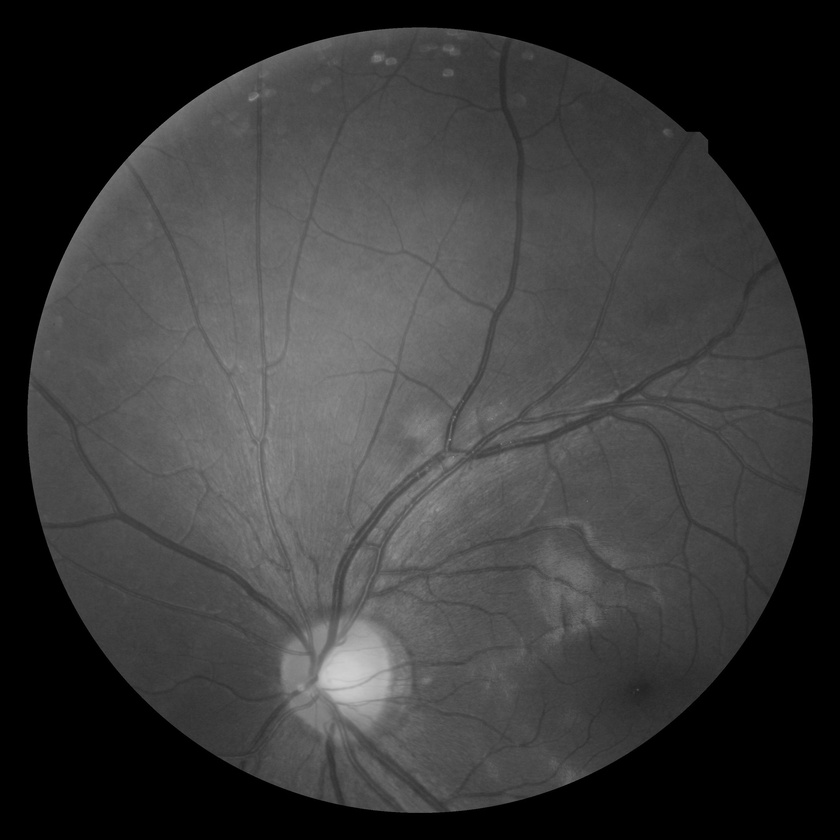
#> input picture Midterm_Course_Project/retina.jpg, 840 x 840 px, shrunk from 2912 x 2912 before the run
$ python q1.py
#> lines starting #> are read from the running program, lines starting #| are printed output that depends on the picture; after the words box and inside, x2 and y2 are one past the last pixel; in counts of white or black regions, pixels touching at a corner belong together
import cv2 as cv
import numpy as np
import matplotlib.pyplot as plt

#show the image
retina = cv.imread('retina.jpg')
#> retina is the input picture: shape (840, 840, 3); min 0, max 207, mean 58.1
cv.imshow('retina',retina)
cv.waitKey(0)
#size of image=(width,height,number of channel)
rshape=np.shape(retina)
#> rshape = (840, 840, 3)
print('size:',rshape[0] ,'×', rshape[1])
#| size: 840 × 840
#type of image
print('type:',retina.dtype)
#| type: uint8

# number  of channel of image=3(rgb)
print("channel : ", rshape[2])
#| channel :  3
#blue, green, red = cv.split(retina)

#show channels
#cv.imshow('red',red) # Display the red channel in the image
#cv.imshow('blue',blue) # Display the red channel in the image
#cv.imshow('green',green) # Display the red channel in the image
gray_retina = cv.imread('retina.jpg',0)
#> gray_retina: shape (840, 840); min 0, max 207, mean 58.1


#a)memory=size of imge(grayscale) *(number of channel)
#channelnum=3
#size of imge(grayscale)
print(gray_retina.shape)
#| (840, 840)
#memory storage
#memory=channelnum * gray_retina.shape
#print('memory:',memory)


#histogram tasvir tak kanale
#we plot a histogram, ravel() flatens our image array
plt.hist(gray_retina.ravel(), bins=256)
plt.title('histogram retina')
plt.show()
#> figure, not shown here; tallest bar 214294 high, from x = 0 to 0.809

retina_sub = cv.imread('retina_sub.jpg',0)
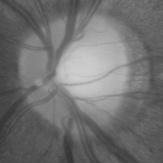
#> input picture Midterm_Course_Project/retina_sub.jpg, 163 x 163 px, shrunk from 565 x 565 before the run
#> retina_sub is the input picture: shape (163, 163); min 51, max 207, mean 112.8
#find the shape of image
shape_sub = np.shape(retina_sub)
#> shape_sub = (163, 163)
print(shape_sub)
#| (163, 163)
hists, bins = np.histogram(retina_sub.ravel(), bins=64)
#> hists = 64 values, max 1378 at index 13, min 18 at index 0, mean 415.1; bins = 65 values from 51 to 207
#we plot a histogram, ravel() flatens our image array
#plt.hist(retina_sub.ravel(),256,[0,256])
#plt.title('histogram retina_sub')
#plt.show()
#c)
hist_sub , bins = np.histogram(retina_sub.ravel(), bins=64)
#> hist_sub has the same summary as hists
# this is a big number
maxdiff = 100000000
# step is 80
for i in np.arange(0,rshape[0]-shape_sub[0],80):
    for j in np.arange(0,rshape[1]-shape_sub[1],80):
        # getting histogram of a window of retina
        hist , bins=np.histogram(gray_retina[i:shape_sub[0]+i,j:shape_sub[1]+j].ravel(),bins=64)
        #calculate difference of window and retina_sub
        diff = np.sum(np.abs(hist_sub - hist))
        #if window was more similar , pick it up
        if diff < maxdiff:
            #pick x,y and diff amount of maximum similarity
            maxx , maxy , maxdiff = i , j , diff
#> after the loop, maxdiff = 9752; maxx = 560; maxy = 240


# histogram of retina_sub and bins=256
hist_sub , bins = np.histogram(retina_sub.ravel(), bins=256)
#> hist_sub = 256 values, max 498 at index 60, min 0 at index 2, mean 103.8; bins = 257 values from 51 to 207
# another big number
maxdiff = 1000000000000
for i in np.arange(maxx-80,maxx+80,10):
    for j in np.arange(maxy-80,maxy+80,10):
        # hist,binss = cv.calcHist(retina[i:shape_sub[0]-i,j:shape_sub[1]-j].ravel(), 64,[0,256])
        hist , bins=np.histogram(retina[i:shape_sub[0]+i,j:shape_sub[1]+j].ravel(),bins=256)
        # print((hist_sub - hist))
        diff = np.sum(np.abs(hist_sub - hist))
        #if window was more similar , pick it up
        if diff < maxdiff:
            #pick x,y and diff amount of maximum similarity
            maxx , maxy , maxdiff = i , j , diff
#> after the loop, maxdiff = 53138; maxx = 550; maxy = 210


#show founded image
plt.imshow(retina[maxx:shape_sub[0]+maxx,maxy:shape_sub[1]+maxy] , cmap='gray' , vmin = 0 ,vmax= 256)
plt.title("similarity founded here")
plt.axis(False)
plt.show()
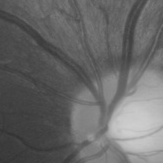
#> shown: shape (163, 163, 3); min 51, max 207, mean 103.3


#d)
def bitplaneslicing(img):
    # Iterate over each pixel and change pixel value to binary using np.binary_repr() and store it in a list.
    lst = []
    for i in range(img.shape[0]):
        for j in range(img.shape[1]):
            # this have to repare

            lst.append(np.binary_repr(img[i][j], width=8))  # width = no. of bits
#> after the loop, lst = 705600 items

    # We have a list of strings where each string represents binary pixel value. To extract bit planes we need to iterate over the strings and store the characters corresponding to bit planes into lists.
    # Multiply with 2^(n-1) and reshape to reconstruct the bit image.
    eight_bit_img = (np.array([int(i[0]) for i in lst], dtype=np.uint8) * 128).reshape(img.shape[0], img.shape[1])
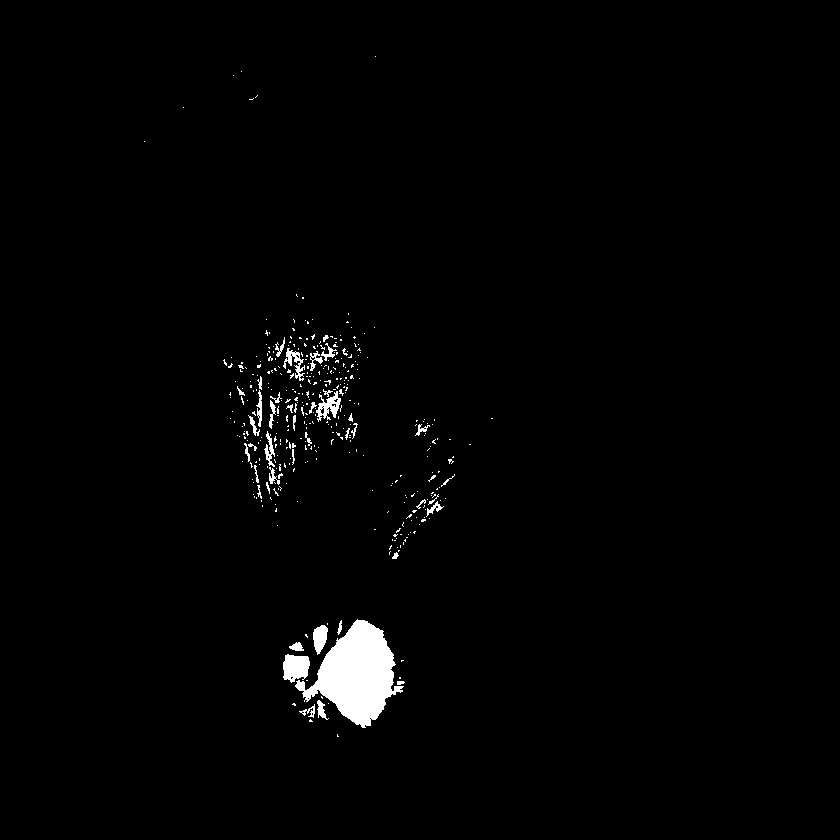
#> eight_bit_img: shape (840, 840); values 0 (black) and 128 (white), 1.5% white; 391 white regions (349 under 20 px), largest, box (x1, y1, x2, y2) and area: (295, 619, 404, 728) 5957, (283, 654, 310, 683) 590, (316, 391, 341, 422) 356
    seven_bit_img = (np.array([int(i[1]) for i in lst], dtype=np.uint8) * 64).reshape(img.shape[0], img.shape[1])
#> seven_bit_img: shape (840, 840); values 0 (black) and 64 (white), 56% white; 1117 black regions (1042 under 20 px), largest, box (x1, y1, x2, y2) and area: (0, 0, 840, 840) 296840, (295, 619, 404, 728) 4814, (283, 654, 310, 683) 590
    six_bit_img = (np.array([int(i[2]) for i in lst], dtype=np.uint8) * 32).reshape(img.shape[0], img.shape[1])
#> six_bit_img: shape (840, 840); values 0 (black) and 32 (white), 29.3% white; 1542 white regions (1447 under 20 px), largest, box (x1, y1, x2, y2) and area: (126, 181, 491, 624) 91550, (402, 34, 813, 772) 62723, (76, 605, 280, 777) 11900
    five_bit_img = (np.array([int(i[3]) for i in lst], dtype=np.uint8) * 16).reshape(img.shape[0], img.shape[1])
#> five_bit_img: shape (840, 840); values 0 (black) and 16 (white), 35.7% white; 2763 white regions (2616 under 20 px), largest, box (x1, y1, x2, y2) and area: (30, 27, 813, 813) 186168, (190, 252, 420, 558) 34089, (77, 605, 280, 779) 11892
    four_bit_img = (np.array([int(i[4]) for i in lst], dtype=np.uint8) * 8).reshape(img.shape[0], img.shape[1])
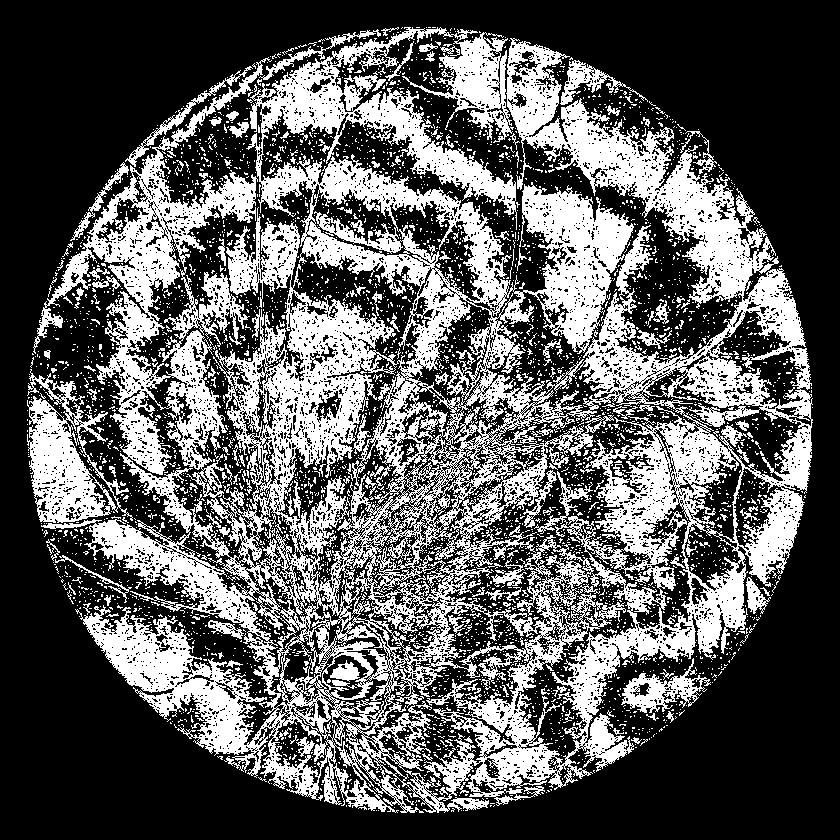
#> four_bit_img: shape (840, 840); values 0 (black) and 8 (white), 35.8% white; 4204 white regions (4008 under 20 px), largest, box (x1, y1, x2, y2) and area: (33, 27, 813, 813) 217819, (27, 369, 133, 523) 6761, (621, 658, 711, 713) 1779
    three_bit_img = (np.array([int(i[5]) for i in lst], dtype=np.uint8) * 4).reshape(img.shape[0], img.shape[1])
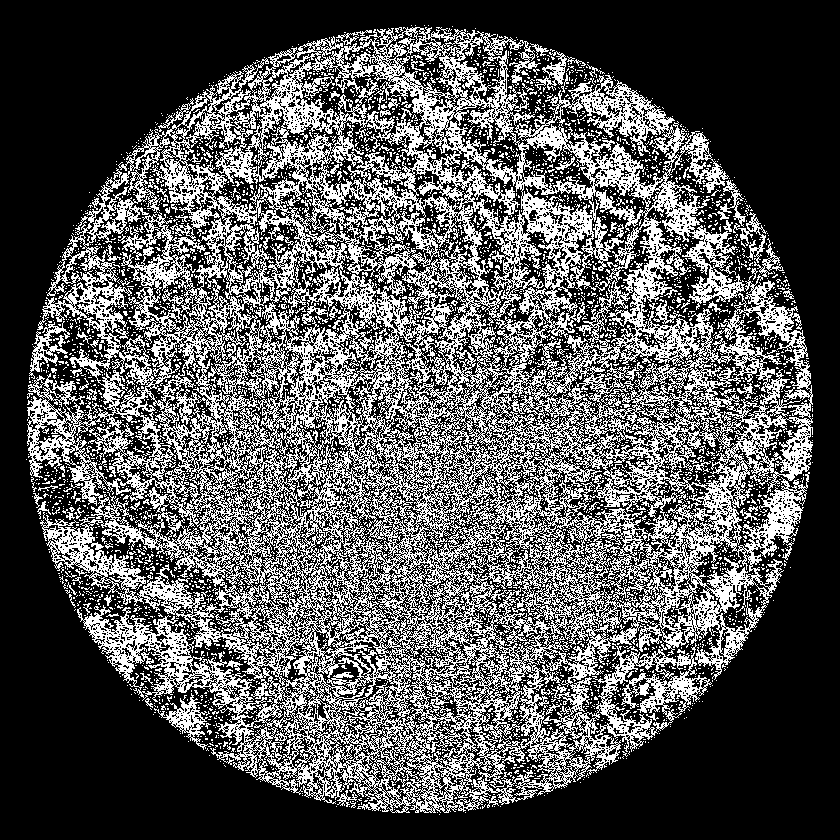
#> three_bit_img: shape (840, 840); values 0 (black) and 4 (white), 34.2% white in thin lines or dots, all inside (x1, y1, x2, y2) = (26, 25, 813, 815)
    two_bit_img = (np.array([int(i[6]) for i in lst], dtype=np.uint8) * 2).reshape(img.shape[0], img.shape[1])
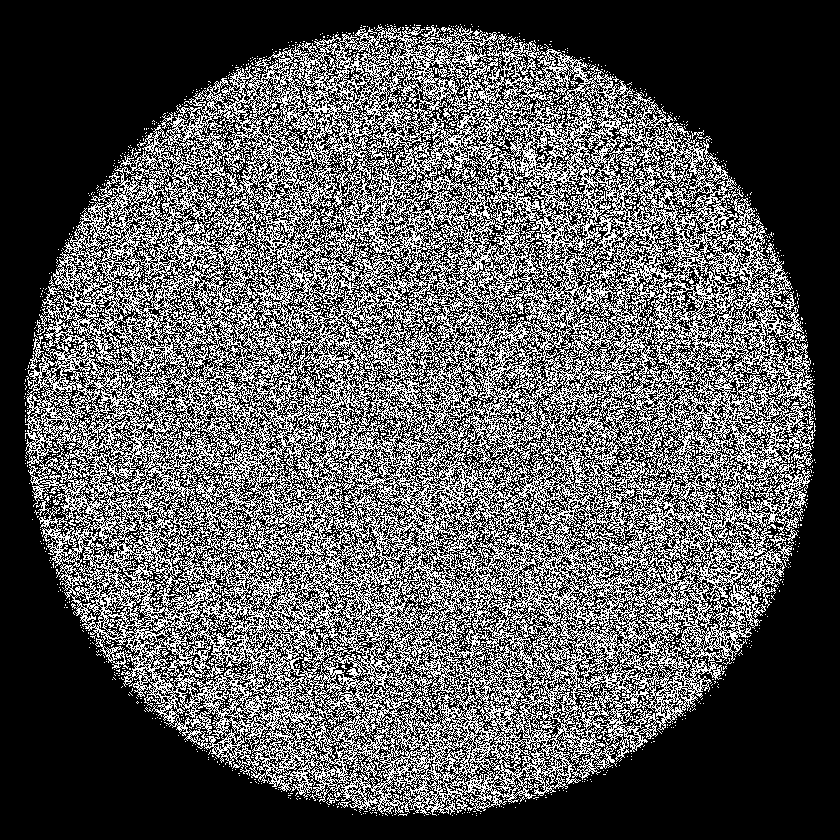
#> two_bit_img: shape (840, 840); values 0 (black) and 2 (white), 34.7% white in thin lines or dots, all inside (x1, y1, x2, y2) = (24, 24, 816, 816)
    one_bit_img = (np.array([int(i[7]) for i in lst], dtype=np.uint8) * 1).reshape(img.shape[0], img.shape[1])
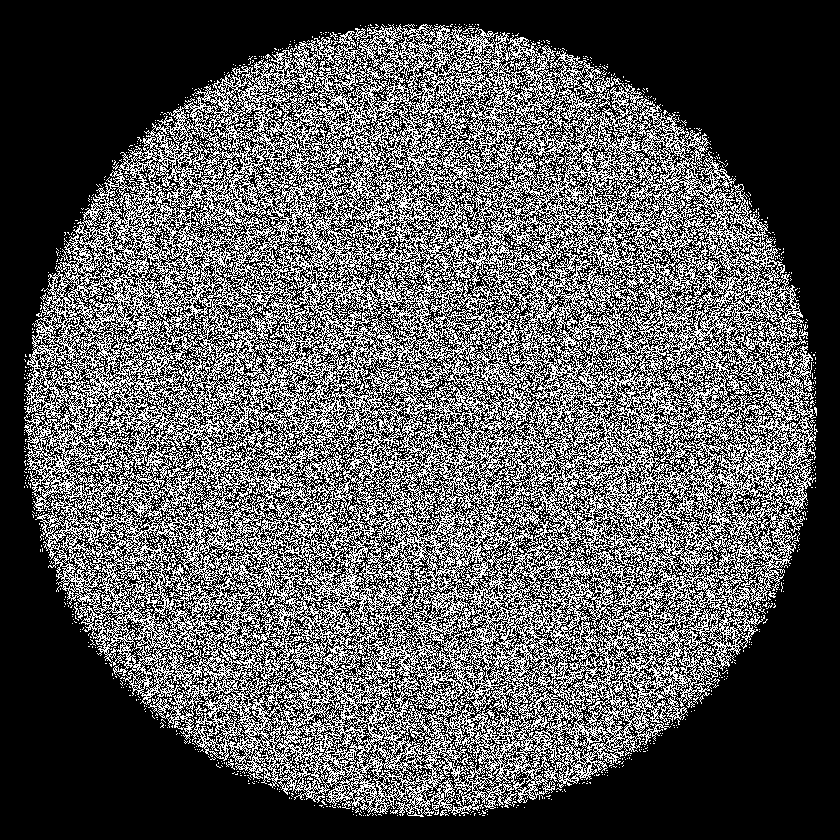
#> one_bit_img: shape (840, 840); values 0 (black) and 1 (white), 34.9% white in thin lines or dots, all inside (x1, y1, x2, y2) = (24, 24, 818, 817)

    return one_bit_img, two_bit_img, three_bit_img, four_bit_img, five_bit_img,six_bit_img , seven_bit_img , eight_bit_img


# Read the image in greyscale
image = cv.imread('retina.jpg', 0)
# apply function
plans = bitplaneslicing(image)
#> plans = 8 items
plt.suptitle("Bit plane slicing")

# show image
plt.subplot(2, 4, 1)
plt.imshow(plans[7], cmap='gray')
plt.title("8 bit")
plt.axis(False)

plt.subplot(2, 4, 2)
plt.imshow(plans[6], cmap='gray')
plt.title("7 bit")
plt.axis(False)

plt.subplot(2, 4, 3)
plt.imshow(plans[5], cmap='gray')
plt.title("6 bit")
plt.axis(False)

plt.subplot(2, 4, 4)
plt.imshow(plans[4], cmap='gray')
plt.title("5 bit")
plt.axis(False)

plt.subplot(2, 4, 5)
plt.imshow(plans[3], cmap='gray')
plt.title("4 bit")
plt.axis(False)

plt.subplot(2, 4, 6)
plt.imshow(plans[2], cmap='gray')
plt.title("3 bit")
plt.axis(False)

plt.subplot(2, 4, 7)
plt.imshow(plans[1], cmap='gray')
plt.title("2 bit")
plt.axis(False)

plt.subplot(2, 4, 8)
plt.imshow(plans[0], cmap='gray')
plt.title("1 bit")
plt.axis(False)


plt.show()
